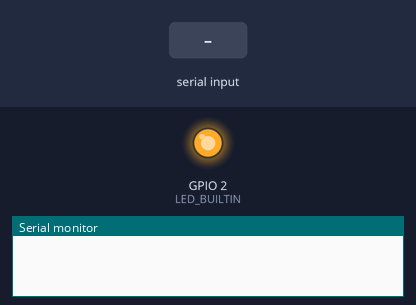
A sketch run on a simulated ESP32. On the bench: output pins drawn as LEDs (lit = HIGH), the last lines printed to the serial monitor. Inputs (shaded band) come from the test bench. Nothing arrives over Bluetooth unless stated.

Above: at 0.1 s.
At 7.2 s:
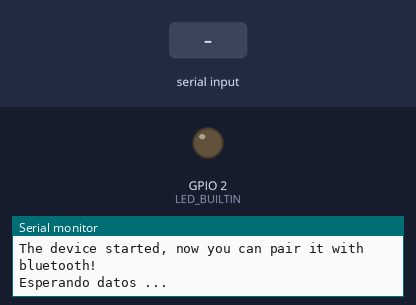
7.3 s: "1\n" received over the second serial link
Timing chart, 0 to 10.3 s (numbered marks = the images above; inputs shaded):
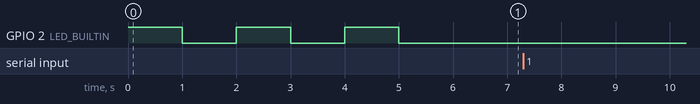

The sketch:

main.ino
```cpp
#include "BluetoothSerial.h"
#include <ArduinoJson.h>

#if !defined(CONFIG_BT_ENABLED) || !defined(CONFIG_BLUEDROID_ENABLED)
#error Bluetooth is not enabled! Please run `make menuconfig` to and enable it
#endif

#define JS_DOCUMENT_SIZE 1024;

#define N_CHANNELS 6
#define MAX_CURRENT 1000
#define MAX_PW 1000
#define MAX_FREQ 1000


//int LED_BUILTIN = 2;

struct stimchannel_st {
  unsigned int freq;
  unsigned int pulsewidth;
  unsigned int current;
};

struct patientConf_st {
  unsigned int ID;
  stimchannel_st stimchannel[N_CHANNELS];
};


const size_t capacity = JSON_ARRAY_SIZE(6) + JSON_OBJECT_SIZE(2) + 6*JSON_OBJECT_SIZE(4) + 80;
DynamicJsonDocument docJS(capacity*2);

//const char* json =  deserializeJson(docJS, json);

// const char* PatientID = docJS["PatientID"]; // "30412884"

JsonArray stimConfigs = docJS["stimConfigs"];


BluetoothSerial SerialBT;
// DynamicJsonDocument docJS(JS_DOCUMENT_SIZE);
patientConf_st chConfiguration;
char incomingChar;
bool deserialize = 0;
// char stimarray[] = "{\"ID\":00000000,\"channel\":0,\"Freq\":100,\"PulseWidth\":000000,\"current\":1000}";
String message = "";

DeserializationError error ;

void setup() {
  pinMode (LED_BUILTIN, OUTPUT);

  // bt serial configuration
  Serial.begin(115200);
  SerialBT.begin("Stimulator"); //Bluetooth device name
  for (unsigned int k = 0; k < 3; k++)
  {
    digitalWrite(LED_BUILTIN, HIGH);
    delay(1000);
    digitalWrite(LED_BUILTIN, LOW);
    delay(1000);
  }
  Serial.println("The device started, now you can pair it with bluetooth!");
  Serial.println("Esperando datos ... ");
}
void loop() {
  unsigned int channel = 0;
  if (SerialBT.available())
  {
    digitalWrite(LED_BUILTIN, HIGH);
    incomingChar =  (char)SerialBT.read();
    if (incomingChar!= '\n'){
      message += String(incomingChar);

    }
    else
    {
      deserialize = 1;
      Serial.println("datos ingresados:");
      Serial.println(message.c_str());
      digitalWrite(LED_BUILTIN, LOW);
    }
  }
  if(deserialize)
  {
    int lg = message.length();//strlen(message);
    //message[lg-2] = '\0';
    error = deserializeJson(docJS, message); // el json lo levanta bien, pero no el mensaje que recibe, y cuando lemanda tampoco
    //error = deserializeJson(docJS, json);
    if(error)
    {
      Serial.println("Error while deserializing with code");
      Serial.println(error.c_str());
      //Serial.println(message.c_str());
      deserialize = 0;
      error = DeserializationError::Ok;
    }
    else
    {
      SerialBT.print("Datos corrrectamente deserializados\r\n");
      deserialize = 0;
      if(docJS.containsKey("PatientID"))
      {
        chConfiguration.ID = docJS["PatientID"].as<unsigned int>();
        Serial.print("Configurando datos para el paciente ID: ");
        Serial.print(chConfiguration.ID);
        //SerialBT.print("Configurando datos para el paciente ID: ");
        //SerialBT.print(chConfiguration.ID);
        JsonArray stimConfigs_v = docJS["stimConfigs"];

        if(stimConfigs_v.size()>0);
        {
          JsonObject stimConfigs = stimConfigs_v[0];
          for(unsigned int iter = 0; iter < stimConfigs_v.size();iter++)
          {
            stimConfigs = stimConfigs_v[iter];
            if(stimConfigs["channel"] <= 6)
            {
              channel = stimConfigs["channel"];
              chConfiguration.stimchannel[channel].freq = stimConfigs["frequency"].as<unsigned int>();
              chConfiguration.stimchannel[channel].pulsewidth = stimConfigs["pulsewidth"].as<unsigned int>();
              chConfiguration.stimchannel[channel].current = stimConfigs["current"].as<unsigned int>();
            }
            Serial.print("\nCanal ");
            Serial.print(channel);
            Serial.print("\r\n--> Frecuencia: ");
            Serial.print(chConfiguration.stimchannel[channel].freq);
            Serial.print("\r\n-->PW:" );
            Serial.print(chConfiguration.stimchannel[channel].pulsewidth);
            Serial.print("\r\n-->Corriente:");
            Serial.print(chConfiguration.stimchannel[channel].current);
            Serial.println("\r\n----");
          }
        }
        Serial.println("\n----------------------------------------------------");
      }
      else
      {
        stimchannel_st chann;
        channel = docJS["channel"].as<unsigned int>();
        chann.freq  = docJS["frequency"].as<unsigned int>();
        chann.pulsewidth  = docJS["pulsewidth"].as<unsigned int>();
        chann.current  = docJS["current"].as<unsigned int>();
        Serial.print("\r\nTesteando Canal: ");
        Serial.print(channel);
        Serial.print("\r\n--> Frecuencia: ");
        Serial.print(chann.freq);
        Serial.print("\r\n-->PW:" );
        Serial.print(chann.pulsewidth);
        Serial.print("\r\n-->Corriente:");
        Serial.print(chann.current);
        Serial.println("\r\n----");
      }
    }
    message = "";
  }
}
```
